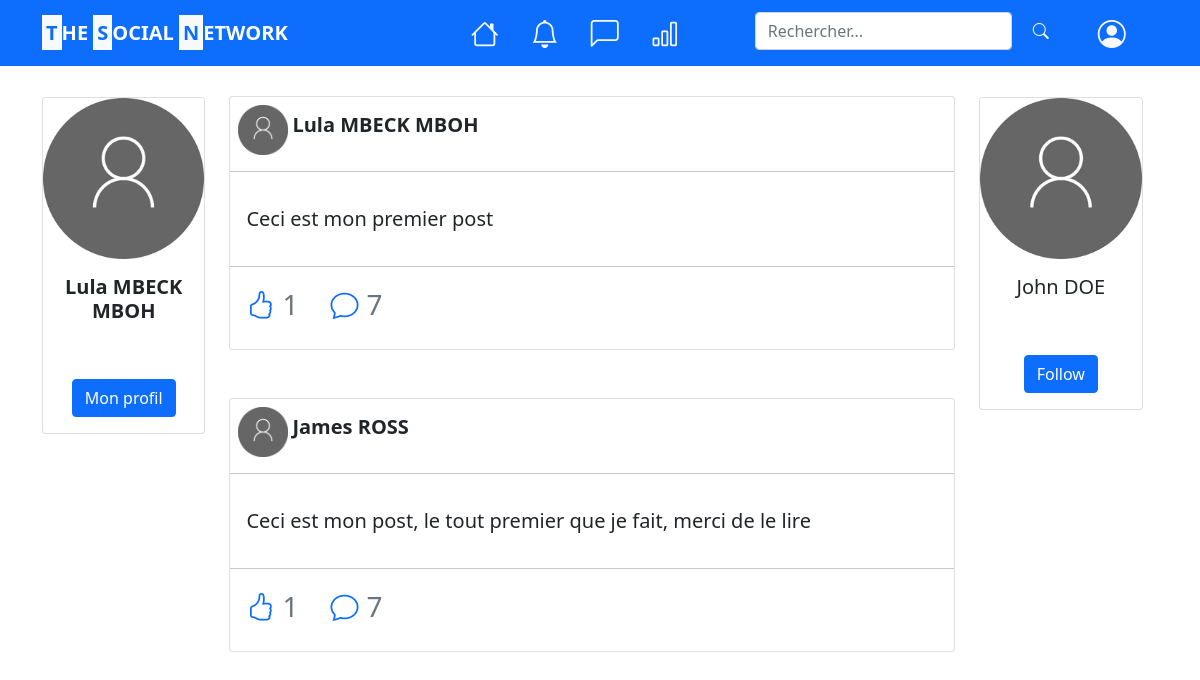
The page /TSN/index.php?action=home (signed in) on the database its author committed.
### tables this page shows
CREATE TABLE utilisateur (
    id INT AUTO_INCREMENT PRIMARY KEY,
    email VARCHAR(255) NOT NULL UNIQUE,
    mdp VARCHAR(255) NOT NULL,
    nom VARCHAR(255) NOT NULL,
    prenom VARCHAR(255) NOT NULL,
    date_de_naissance DATE NOT NULL,
    adresse VARCHAR(255) NOT NULL,
    admin BOOLEAN NOT NULL,
    statut_bannissement BOOLEAN NOT NULL,
    profile_photo VARCHAR(255) NULL
);

CREATE TABLE post(
    id INT AUTO_INCREMENT PRIMARY KEY,
    id_utilisateur INTEGER NOT NULL,
    contenu LONGTEXT NOT NULL,
    date_creation DATE NOT NULL,
    image VARCHAR(255) NULL,
    FOREIGN KEY (id_utilisateur) REFERENCES utilisateur(id)
);

### TSN/src/controllers/home/home.php (called while the page is built, shortened)
<?php
require_once("src/controllers/post/post.php");
class Home {
    public function getHomePage(){
        (new Post)->getPosts();
        require('./src/views/home.php');
    }
}

### TSN/src/models/user.php (called while the page is built, shortened)
<?php
require_once("lib/database.php");
class User {
    private int $id;
    private string $name;
    private string $surname;
    private string $photo;
    public function __construct(int $_id, string $_email, string $_password, string $_name, string $_surname,
                                string $_birthday, string $_address, bool $_admin,  string $_photo){
        $this->id = $_id;
        $this->name = $_name;
        $this->surname = $_surname;
        $this->photo = $_photo;
    }
    public function getID(){ return $this->id; }
    public function getName(){ return $this->name; }
    public function getSurname(){ return $this->surname; }
    public function getPhoto(){ return $this->photo; }
}

### TSN/src/models/post.php (called while the page is built, shortened)
<?php
require_once("lib/database.php");
require_once("user.php");
class Post {
    private string $content;
    private User $user;
    public function __construct(int $_id, string $_content, string $_creationDate, User $_user, string $_image){
        $this->content = $_content;
        $this->user = $_user;
    }
    public function getContent(){ return $this->content; }
    public function getUser(){ return $this->user; }
}
class PostManagment {
    public function getRandomPosts(){
        $this->databaseConnection = new DatabaseConnection;
        $statement = "SELECT * from post LIMIT 3;";
        $query = $this->databaseConnection->getConnection()->prepare($statement);
        $query->execute();
        $result = $query->fetchAll();
        for ($i = 0; $i < count($result); $i++){
            $idUser = $result[$i]['id_utilisateur'];
            $statement_1 = "SELECT * from utilisateur WHERE id = '{$idUser}';";
            $query_1 = $this->databaseConnection->getConnection()->prepare($statement_1);
            $query_1->execute();
        }
    }
}

### TSN/src/models/lib/database.php (called while the page is built, shortened)
<?php
class DatabaseConnection {
    public ?\PDO $database = null;
    private $localDatabaseAccess = ["mysql:host=localhost;dbname=mbeck_selatchom_database;charset=utf8", "root", ""];
    private $onlineDatabaseAccess = ["", "", ""];
    private $useLocalDatabase = True;
    public function getConnection(): \PDO {
        if($this->database === null){
            if($this->useLocalDatabase){
                $this->database = new \PDO($this->localDatabaseAccess[0], $this->localDatabaseAccess[1], $this->localDatabaseAccess[2]);
            }
            else{
                $this->database = new \PDO($this->onlineDatabaseAccess[0], $this->onlineDatabaseAccess[1], $this->onlineDatabaseAccess[2]);
            }
        }
        return $this->database;
    }
}

### TSN/src/controllers/post/post.php (called while the page is built, shortened)
<?php
require_once("./src/models/post.php");
class Post {
    public function getPosts(){
        $this->postManagment = new ModelPostManagment();
        $this->postManagment->getRandomPosts();
    }
}

### TSN/src/views/home.php (the view, shortened to what this page needs)
<?php
    require('header.php');
    $header = ob_get_clean();
?>
<?php
    $randomPosts = $_SESSION['ramdomPosts'];
    if(isset($_SESSION['isConnected']) && isset($_SESSION["user"])){
        $isConnected = $_SESSION['isConnected'];
        $user = $_SESSION["user"];
    }
?>
    <section class="mt-5">
        <div class="container d-flex flex-row">
            <div class="row">
                <?php if(isset($isConnected) && $isConnected){ ?>
                    <div class="col-2">
                        <div class="card mt-5 position-sticky" style="top: 97px;">
                            <?php if($user->getPhoto() == ''){ ?>
                                    <img src="../../img/defaultUserPicture.png" class="card-img-top img-fluid" alt="photo de profile">
                            <?php
                                  }
                                  else {
                            ?>
                                    <img src="../../img/users/<?= $user->getPhoto()?>" class="card-img-top img-fluid" alt="photo de profile">
                            <?php } ?>
                            <div class="card-body">
                                <a class="text-dark text-decoration-none" href="index.php?action=myAccount&userId=<?= urldecode($user->getID()) ?>">
                                    <h5 class="card-title fs-5 fw-bold text-center"><?= $user->getSurname() . " " . $user->getName(); ?></h5>
                                </a>
                                <div class="text-center">
                                    <a href="index.php?action=myProfile" class="btn btn-primary mt-5">Mon profil</a>
                                </div>
                            </div>
                        </div>
                    </div>
                <?php }
                      else {
                ?>
                    <div class="col-1 offset-1">
                        <div class="card"></div>
                    </div>
                <?php } ?>
                <div class="col-8 mt-5">
                    <?php
                        foreach($randomPosts as $post){
                    ?>
                        <div class="card mb-5">
                            <div class="d-flex flex-row mx-2 mt-2">
                            <?php if($post->getUser()->getPhoto() == ''){ ?>
                                <img src="../../img/defaultUserPicture.png" width="50" height="50">
                            <?php } else {?>
                                <img src="../../img/users/<?= $post->getUser()->getPhoto()?>" width="50" height="50">
                            <?php } ?>
                                <a class="text-dark text-decoration-none" href="index.php?action=myAccount&userId=<?= urldecode($post->getUser()->getID()) ?>">
                                    <h5 class="mx-1 mt-2 card-title fs-5 fw-bold text-center"><?= $post->getUser()->getSurname() . " " . $post->getUser()->getName(); ?></h5>
                                </a>
                            </div>
                            <hr>
                            <div class="card-body">
                                <p class="card-text fs-5"><?= $post->getContent(); ?></p>
                            </div>
                            <?php if(isset($isConnected) && $isConnected){ ?>
                                <hr>
                                <div class="d-flex flex-row mx-2 mb-2">
                                    <i class="bi bi-hand-thumbs-up fs-3 text-primary mx-2" data-bs-toggle="tooltip" title="Liker"></i><p class="fs-3 me-4 text-secondary">1</p>
                                    <i class="bi bi-chat fs-3 text-primary mx-2" data-bs-toggle="tooltip" title="Commenter"></i><p class="fs-3 me-4 text-secondary">7</p>
                                </div>
                            <?php } ?>
                        </div>
                    <?php
                            }
                    ?>
                </div>
                <?php if(isset($isConnected) && $isConnected){ ?>
                    <div class="col-2 mt-5">
                        <div id="carousel" class="carousel slide position-sticky" data-bs-ride="carousel" style="top: 97px;">
                            <div class="carousel-inner">
                                <div class="carousel-item active" data-bs-interval="5000">
                                    <div class="card d-block w-100">
                                        <img src="../../img/defaultUserPicture.png" class="card-img-top" alt="...">
                                        <div class="card-body">
                                            <h5 class="card-title fs-5 text-center">John DOE</h5>
                                            <div class="text-center">
                                                <a href="#" class="btn btn-primary mt-5">Follow</a>
                                            </div>
                                        </div>
                                    </div>
                                </div>
                            </div>
                            <button class="carousel-control-prev" type="button" data-bs-target="#carousel" data-bs-slide="prev">
                                <span class="carousel-control-prev-icon" aria-hidden="true"></span>
                            </button>
                            <button class="carousel-control-next" type="button" data-bs-target="#carousel" data-bs-slide="next">
                                <span class="carousel-control-next-icon" aria-hidden="true"></span>
                            </button>
                        </div>
                    </div>
                <?php } ?>
            </div>
        </div>
    </section>
<?php $content = ob_get_clean(); ?>
<?php require('layout.php') ?>

### TSN/index.php (shortened to what this page needs)
<?php
require_once("src/controllers/home/home.php");
require_once("src/controllers/user/user.php");
require_once("src/controllers/post/post.php");
try {
    if(isset($_GET['action']) && $_GET['action'] !== ''){
        if($_GET['action'] === 'signup'){
            $_SESSION['signupFailed'] = false;
            (new Signup)->getSignUpPage();
        }
        elseif($_GET['action'] === 'signout'){
            (new Login)->disconnectUser();
        }
        elseif($_GET['action'] === 'createNewAccount'){
            if(isset($_POST['email']) && isset($_POST['mdp']) && isset($_POST['nom']) && isset($_POST['prenom'])
               && isset($_POST['birthday']) && isset($_POST['address'])){
                (new Signup)->executeSignup($_POST['email'], $_POST['mdp'], $_POST['nom'],
                                            $_POST['prenom'], $_POST['birthday'], $_POST['address'], 0, 0);
            }
        }
        elseif($_GET['action'] === 'signupError'){
            $_SESSION['signupFailed'] = true;
            (new Signup)->getSignUpPage();
        }
        elseif($_GET['action'] === 'login'){
            if(isset($_POST['email']) && isset($_POST['mdp'])){
                (new Login)->executeLogin($_POST['email'], $_POST['mdp']);
            }
        }
        elseif($_GET['action'] === 'loginError'){
            $_SESSION['loginFailed'] = true;
            (new Login)->getLoginPage();
        }
        elseif($_GET['action'] === 'loginRequired'){
            throw new Exception("Oups, vous devez être connecté pour avoir accès à cette page.");
        }
        elseif($_GET['action'] === 'home'){
            (new Home)->getHomePage();
        }
        elseif($_GET['action'] === 'accountNotFound'){
            throw new Exception("Oups, l'utilisateur que vous cherchez n'existe pas.");
        }
        elseif($_GET['action'] === 'myProfile'){
            (new Profile)->getUserProfile();
        }
        elseif($_GET['action'] === 'updatePersonnalInformations'){
            if(isset($_POST['email']) && isset($_POST['nom']) && isset($_POST['prenom'])
               && isset($_POST['address'])){
                (new User)->updateUserInformations($_POST['email'], $_POST['nom'], $_POST['prenom'], $_POST['address']);
            }
        }
        elseif($_GET['action'] === 'updateBirthday'){
            if(isset($_POST['birthday'])){
                (new User)->updateUserBirthday($_POST['birthday']);
            }
        }
        elseif($_GET['action'] === 'updatePassword'){
            if(isset($_POST['nouveauMdp1'])){
                (new User)->updateUserPassword($_POST['mdp'], $_POST['nouveauMdp1']);
            }
        }
        else{
            throw new Exception("Oups, la page que vous cherchez n'existe pas.");
        }
    }
    else{
        $_SESSION['isConnected'] = false;
        $_SESSION['loginFailed'] = false;
        $_SESSION['signupFailed'] = false;
        (new Login)->getLoginPage();
    }
}
catch(Exception $e) {
    $errorMessage = $e->getMessage();
    (new Error)->getError404Page($errorMessage);
}

### TSN/src/views/header.php (shortened to what this page needs)
<?php
    if(isset($_SESSION['isConnected']) && isset($_SESSION["user"])){
        $isConnected = $_SESSION['isConnected'];
    }
?>
<nav class="navbar navbar-expand-md fixed-top navbar-primary bg-primary py-1">
    <div class="container">
        <div class="navbar-brand text-uppercase fw-bold text-white fs-5">
            <span class="bg-light text-primary p-1">T</span>HE
            <span class="bg-light text-primary p-1">S</span>OCIAL
            <span class="bg-light text-primary p-1">N</span>ETWORK
        </div>
        <div class="collapse navbar-collapse justify-content-end" id="navbarNav">
            <ul class="navbar-nav">
                <?php if(isset($isConnected) && $isConnected) {?>
                    <li class="nav-item text-light mx-2">
                        <a href="index.php?action=home" class="nav-link"  data-bs-toggle="tooltip" title="Accueil">
                            <i class="bi bi-house text-light fs-3"></i>
                        </a>
                    </li>
                    <li class="nav-item text-light mx-2">
                        <a href="#" class="nav-link"  data-bs-toggle="tooltip" title="Notifications">
                            <i class="bi bi-bell  text-light fs-3"></i>
                        </a>
                    </li>
                    <li class="nav-item text-light mx-2">
                        <a href="#" class="nav-link"  data-bs-toggle="tooltip" title="Messages">
                            <i class="bi bi-chat-left  text-light fs-3"></i>
                        </a>
                    </li>
                    <li class="nav-item text-light mx-2">
                        <a href="#" class="nav-link"  data-bs-toggle="tooltip" title="Statistiques">
                            <i class="bi bi-bar-chart  text-light fs-3"></i>
                        </a>
                    </li>
                <?php }?>
                <div class="container-fluid fs-3">
                    <form class="d-flex mt-2 ms-5 me-2">
                        <input class="form-control me-2" type="search" placeholder="Rechercher..." aria-label="Search">
                        <button class="btn text-light" type="submit"><i class="bi bi-search" data-bs-toggle="tooltip" title="Recherche"></i></button>
                    </form>
                </div>
                <li class="nav-item dropdown mx-2">
                    <a class="nav-link dropdown-toggle" href="#" id="navbarDropdown" role="button" data-bs-toggle="dropdown" aria-expanded="false">
                        <i class="bi bi-person-circle text-light fs-3"></i>
                    </a>
                </li>
            </ul>
        </div>
    </div>
</nav>

### TSN/src/views/layout.php (shortened to what this page needs)
<!DOCTYPE html>
<html lang="fr">
    <head>
            <link href="https://cdn.jsdelivr.net/npm/bootstrap@5.0.2/dist/css/bootstrap.min.css" rel="stylesheet"
>
            <link rel="stylesheet" href="https://cdn.jsdelivr.net/npm/bootstrap-icons@1.5.0/font/bootstrap-icons.css">
            <link rel="stylesheet" href="https://cdnjs.cloudflare.com/ajax/libs/font-awesome/5.15.4/css/all.min.css"
 />
    </head>
    <body>
        <header>
            <?= $header ?>
        </header>
        <main>
            <?= $content ?>
        </main>
    </body>
</html>

### rows shown on the page
utilisateur: prenom "Lula", nom "MBECK MBOH"
post: id_utilisateur.prenom "Lula", id_utilisateur.nom "MBECK MBOH", contenu "Ceci est mon premier post"
post: id_utilisateur.prenom "James", id_utilisateur.nom "ROSS", contenu "Ceci est mon post, le tout premier que je fait, merci de le lire"
